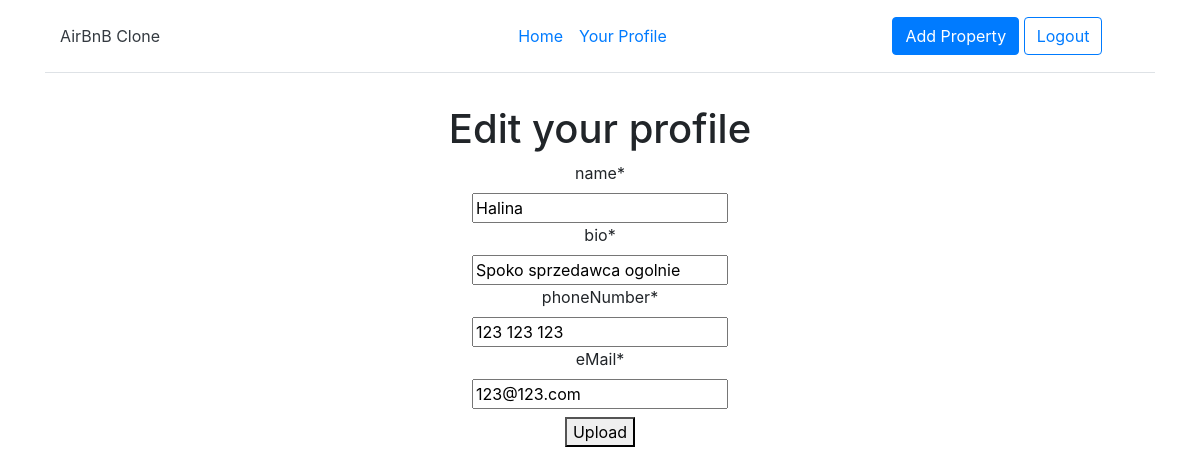
/edit/ (signed in), run on the app's committed database.
### main/models.py (models this page shows)
class Profile(models.Model):
	user = models.OneToOneField(User, default=User, on_delete=models.CASCADE)
	name = models.CharField(max_length=20, default="User")
	bio = models.CharField(max_length=50,default="No Description")
	phoneNumber = models.CharField(max_length=15,default="Not Added")
	eMail = models.CharField(max_length=50,default="Not Added")

### main/views.py (the view)
# urls.py: path('edit/', views.edit, name = 'edit'),
@login_required
def edit(request):
	profile = Profile.objects.get_or_create(
	user=request.user)[0]
	if request.method == 'POST':
		form = ProfileEditForm(request.POST, instance=profile)
		if form.is_valid():
			form.save()
			return HttpResponseRedirect(reverse('main:profile', kwargs={'profileID':request.user.username}))
	else:
		form = ProfileEditForm(instance=profile)
	return render(request, 'main/edit.html', {'form' : form})

### main/forms.py
class ProfileEditForm(forms.ModelForm):
	name = forms.CharField(label='name')
	bio = forms.CharField(label='bio')
	phoneNumber = forms.CharField(label='phoneNumber')
	eMail = forms.CharField(label='eMail')
	class Meta:
		model = Profile
		fields = ['name','bio','phoneNumber','eMail']
		initial=123

### main/templates/main/edit.html (shortened to what this page needs)
{% extends 'main/base.html' %}
{% load crispy_forms_tags %}
{% block content %}
    <div class="text-center p-2">
        <h1>Edit your profile</h1>
        <form method = "post" enctype="multipart/form-data" class="" >
            {{ form|crispy }}
            <button class="m-2" type="submit">Upload</button>
        </form>
    </div>
</body>
{% endblock %}

### data on the page
Profile: name "Halina", bio "Spoko sprzedawca ogolnie", phoneNumber "123 123 123", eMail "123@123.com"
